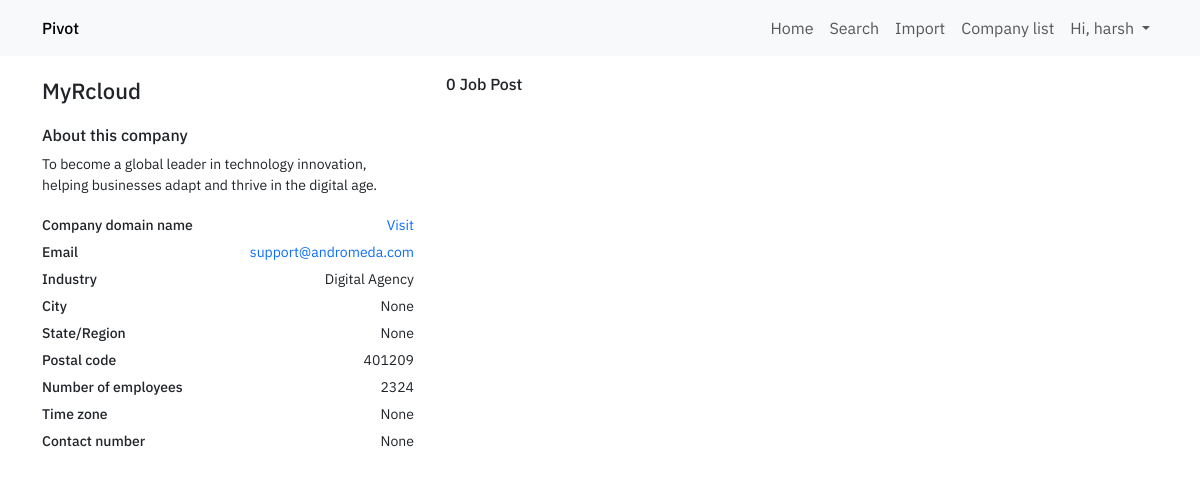
The page /company-profile/2 (signed in) on the database its author committed.
### webpages/models.py (models this page shows, shortened)
class Company(models.Model):
    is_active = models.BooleanField(null=True, blank=True)
    company_name = models.CharField(max_length=255)
    company_address = models.TextField(blank=True, null=True)
    company_email = models.CharField(max_length=255, blank=True, null=True)
    company_info = models.TextField(blank=True, null=True)
    company_domain_name = models.CharField(max_length=255, blank=True, null=True)
    industry_type = models.ForeignKey(IndustryType, on_delete=models.CASCADE, blank=True, null=True)
    company_postal_code = models.CharField(max_length=255, blank=True, null=True)
    company_number_of_employees = models.IntegerField(blank=True, null=True)
    company_time_zone = models.CharField(max_length=255, blank=True, null=True)
    company_linkedin_profile = models.CharField(max_length=255, blank=True, null=True)
    company_annual_revenue = models.CharField(max_length=255, blank=True, null=True)
    company_city = models.CharField(max_length=255, blank=True, null=True)
    company_state_region = models.CharField(max_length=255, blank=True, null=True)
    company_contact_number = models.CharField(max_length=25, blank=True, null=True)
    created_at = models.DateTimeField(auto_now_add=True)
    updated_at = models.DateTimeField(auto_now=True)

class IndustryType(models.Model):
    industry_type_name = models.CharField(max_length=255)
    created_at = models.DateTimeField(auto_now_add=True)
    updated_at = models.DateTimeField(auto_now=True)

### webpages/views.py (the view, shortened to what this page needs)
# urls.py: path("company-profile/<int:id>", view=companyProfile, name="webpages-company-profile"),
@login_required(login_url="user-login")
def companyProfile(request, id):
    companyProfileObject = models.Company.objects.filter(id=id).first()
    jobPostinglist = models.JobPosting.objects.filter(company=companyProfileObject)
    print(jobPostinglist)
    context = {
        "companyObject":companyProfileObject,
        "jobPostinglist":jobPostinglist,
        "jobPostLen":len(jobPostinglist)
    }
    return render(request, "company-profile.html", context)

### templates/company-profile.html (shortened to what this page needs)
{% load static %}
<!doctype html>
<html lang="en">
<head>
    <link rel="stylesheet" href="{% static './css/main.css' %}">
    <link rel="stylesheet" href="{% static './css/dashboard.css' %}">
    <link rel="stylesheet" href="{% static './css/company-profile.css' %}">
    <link href="https://cdn.jsdelivr.net/npm/bootstrap@5.3.3/dist/css/bootstrap.min.css" rel="stylesheet"
>
</head>
<body>
    {% include 'inc/navbar.html' %}
    <section class="company-profile-section">
        <div class="container">
            <div class="company-profile-grid">
                <div class="company-profile-wrapper">
                    <div class="company-profile">
                        <h1 class="company-profile-info-item company-profile-info-item-name">
                          {{companyObject.company_name}}
                        </h1>
                        <h5 class="title">About this company</h5>
                        <p class="company-profile-info-item company-profile-info-item-about-company">
                            {{companyObject.company_info}}
                        </p>
                        <div class="company-meta-info-wrapper">
                            <div class="company-meta-info-group">
                                <label class="company-meta-info-group-item-label">
                                    Company domain name
                                </label>
                                <div class="company-meta-info-group-item-label-value">
                                    <a href="{{companyObject.company_domain_name}}" class="company-meta-info-group-item-cta">Visit</a>
                                </div>
                            </div>
                            <div class="company-meta-info-group">
                                <label class="company-meta-info-group-item-label">
                                    Email
                                </label>
                                <div class="company-meta-info-group-item-label-value">
                                    <a href="#" class="company-meta-info-group-item-cta">
                                        {{companyObject.company_email}}
                                    </a>
                                </div>
                            </div>
                            <div class="company-meta-info-group">
                                <label class="company-meta-info-group-item-label">
                                    Industry
                                </label>
                                <div class="company-meta-info-group-item-label-value">
                                    {{companyObject.industry_type.industry_type_name}}
                                </div>
                            </div>
                            <div class="company-meta-info-group">
                                <label class="company-meta-info-group-item-label">
                                    City
                                </label>
                                <div class="company-meta-info-group-item-label-value">
                                    {{companyObject.company_city}}
                                </div>
                            </div>
                            <div class="company-meta-info-group">
                                <label class="company-meta-info-group-item-label">
                                    State/Region
                                </label>
                                <div class="company-meta-info-group-item-label-value">
                                    {{companyObject.company_state_region}}
                                </div>
                            </div>
                            <div class="company-meta-info-group">
                                <label class="company-meta-info-group-item-label">
                                    Postal code
                                </label>
                                <div class="company-meta-info-group-item-label-value">
                                    {{companyObject.company_postal_code}}
                                </div>
                            </div>
                            <div class="company-meta-info-group">
                                <label class="company-meta-info-group-item-label">
                                    Number of employees
                                </label>
                                <div class="company-meta-info-group-item-label-value">
                                    {{companyObject.company_number_of_employees}}
                                </div>
                            </div>
                            <div class="company-meta-info-group">
                                <label class="company-meta-info-group-item-label">
                                    Time zone
                                </label>
                                <div class="company-meta-info-group-item-label-value">
                                    {{companyObject.company_time_zone}}
                                </div>
                            </div>
                            <div class="company-meta-info-group">
                                <label class="company-meta-info-group-item-label">
                                    Contact number
                                </label>
                                <div class="company-meta-info-group-item-label-value">
                                    {{companyObject.company_contact_number}}
                                </div>
                            </div>
                        </div>
                    </div>
                </div>
                <div class="job-post-list-wrapper">
                    <h1 class="wrapper-title"> {{jobPostLen}} Job Post</h1>
                </div>
                <div class="shortlisted-candidate-wrapper">
                </div>
            </div>
        </div>
    </section>
</body>
</html>

### templates/inc/navbar.html (shortened to what this page needs)
<nav class="navbar navbar-expand-lg bg-body-tertiary">
    <div class="container">
        {% include 'inc/navbar-brand.html' %}
        <div class="collapse navbar-collapse" id="navbarSupportedContent">
            <ul class="navbar-nav me-auto mb-2 mb-lg-0">
                <li class="nav-item">
                    <a class="nav-link" aria-current="page" href="{% url 'webpages-home' %}">Home</a>
                </li>
                {% if user.is_authenticated %}
                <li class="nav-item">
                    <a class="nav-link" href="{% url 'webpages-search' %}">Search</a>
                </li>
                <li class="nav-item">
                    <a class="nav-link" href="{% url 'webpages-import' %}">Import</a>
                </li>
                <li class="nav-item">
                    <a class="nav-link" href="{% url 'webpages-company-list' %}">Company list</a>
                </li>
                <li class="nav-item dropdown">
                    <a class="nav-link dropdown-toggle" href="#" role="button" data-bs-toggle="dropdown"
                        aria-expanded="false">
                        Hi, {{user.username}}
                    </a>
                </li>
                {% endif %}
            </ul>
        </div>
    </div>
</nav>

### ats/static/css/main.css (style rules this page uses)
:root { --ff-primary: "IBM Plex Sans", sans-serif; --primary-color: "F96E2A"; }
* { font-family: var(--ff-primary); }
.navbar { padding: 1em 2em; }
.navbar .container { display: flex; justify-content: space-between; align-items: center; }
.nav-link { text-decoration: none; color: black; }
ul.navbar-nav.me-auto.mb-2.mb-lg-0 { margin: 0; margin-left: auto; margin-right: 0!important; }

### ats/static/css/dashboard.css (style rules this page uses)
.wrapper-title { margin: 1em 0 0 0; padding: 3px 1em; font-size: 16px; }

### ats/static/css/company-profile.css (style rules this page uses)
.company-profile-info-item-name { font-size: 22px; margin: 1em 0; }
.company-profile-wrapper { max-width: 500px; }
.company-profile-info-item-about-company { margin: 0; }
.title { font-size: 16px; }
.company-profile-info-item-about-company { font-size: 14px; }
.company-meta-info-group-item-label, .company-meta-info-group-item-label-value { font-size: 14px; }
.company-meta-info-group-item-label { font-weight: 500; display: block; margin: 3px 0; }
.company-meta-info-group-item-cta { font-size: 14px; text-decoration: none; }
.company-meta-info-wrapper { margin: 1em 0; display: grid; }
.company-meta-info-group { display: flex; justify-content: space-between; align-items: center; }
.company-profile-grid { display: grid; grid-template-columns: 1fr 1fr 1fr; }
.job-post-list-wrapper { margin: 0 1em; }
.shortlisted-candidate-wrapper { height: 90vh; overflow: scroll; }

### rows shown on the page
Company: company_name "MyRcloud", company_info "To become a global leader in technology innovation, helping businesses adapt and thrive in the digital age.", company_email "support@andromeda.com", industry_type.industry_type_name "Digital Agency", company_city "None", company_state_region "None", company_postal_code "401209", company_number_of_employees "2324", company_time_zone "None", company_contact_number "None"

### other values the page prints
{{ user.username }} "harsh"
{{ jobPostLen }} "0"
